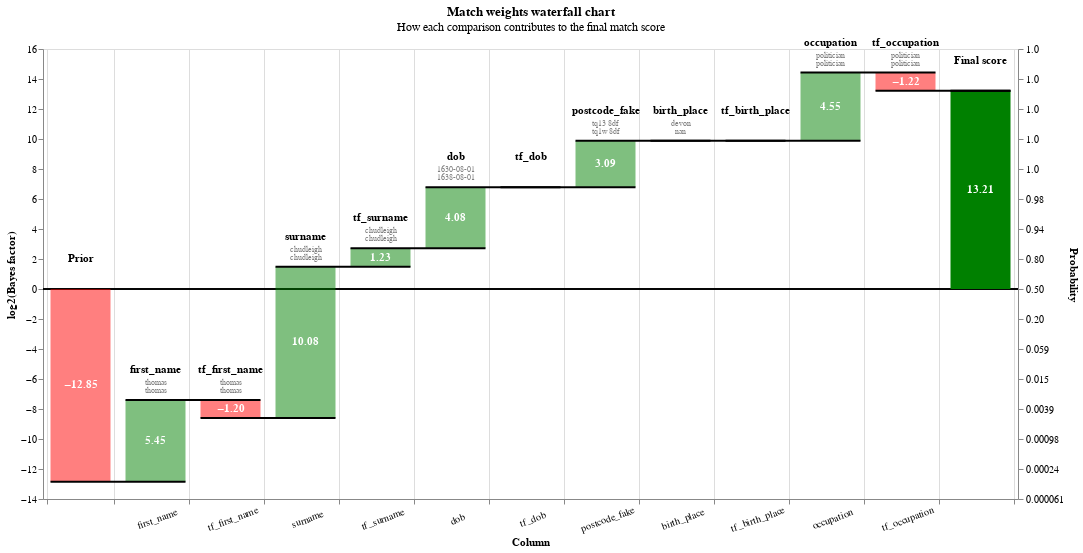

The notebook cell this image was saved under:
### Markdown cell above
You can also view rows in this dataset as a waterfall chart as follows:

### Code cell
from splink.charts import waterfall_chart
records_to_plot = df_e.to_dict(orient="records")
linker.waterfall_chart(records_to_plot, filter_nulls=False)
